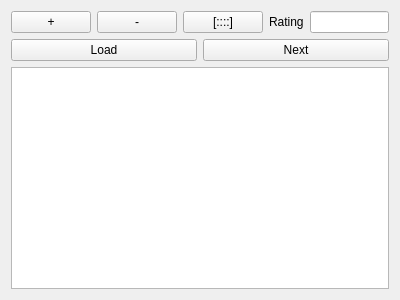
<?xml version="1.0" encoding="UTF-8"?>
<ui version="4.0">
 <class>Widget</class>
 <widget class="QWidget" name="Widget">
  <property name="geometry">
   <rect>
    <x>0</x>
    <y>0</y>
    <width>400</width>
    <height>300</height>
   </rect>
  </property>
  <property name="windowTitle">
   <string>Widget</string>
  </property>
  <layout class="QVBoxLayout" name="verticalLayout">
   <item>
    <layout class="QHBoxLayout" name="horizontalLayout">
     <item>
      <widget class="QPushButton" name="plusButton">
       <property name="text">
        <string>+</string>
       </property>
      </widget>
     </item>
     <item>
      <widget class="QPushButton" name="minusButton">
       <property name="text">
        <string>-</string>
       </property>
      </widget>
     </item>
     <item>
      <widget class="QPushButton" name="bayanButton">
       <property name="text">
        <string>[::::]</string>
       </property>
      </widget>
     </item>
     <item>
      <widget class="QLabel" name="label">
       <property name="text">
        <string>Rating</string>
       </property>
      </widget>
     </item>
     <item>
      <widget class="QLineEdit" name="ratingLineEdit">
       <property name="readOnly">
        <bool>true</bool>
       </property>
      </widget>
     </item>
    </layout>
   </item>
   <item>
    <layout class="QHBoxLayout" name="horizontalLayout_2">
     <item>
      <widget class="QPushButton" name="loadButton">
       <property name="text">
        <string>Load</string>
       </property>
      </widget>
     </item>
     <item>
      <widget class="QPushButton" name="nextButton">
       <property name="text">
        <string>Next</string>
       </property>
      </widget>
     </item>
    </layout>
   </item>
   <item>
    <layout class="QGridLayout" name="gridLayout">
     <item row="0" column="0">
      <widget class="QTextEdit" name="quote">
       <property name="readOnly">
        <bool>true</bool>
       </property>
      </widget>
     </item>
    </layout>
   </item>
  </layout>
 </widget>
 <layoutdefault spacing="6" margin="11"/>
 <resources/>
 <connections/>
</ui>
